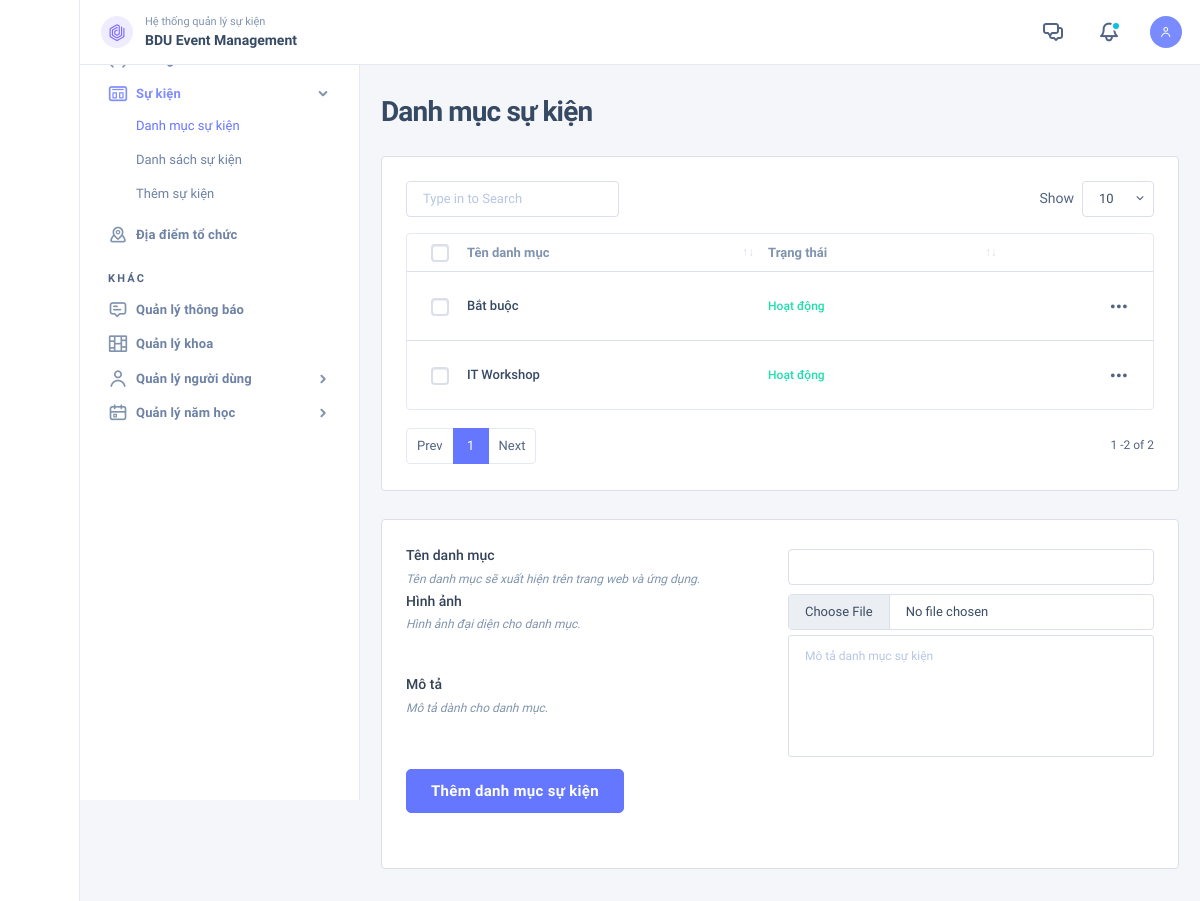
Screenshot of /qlsk/categories.php (signed in) with the database file from the repository.
### tables this page shows
CREATE TABLE `loaisukien` (
  `MaLoai` int(11) NOT NULL,
  `TenLoai` varchar(500) DEFAULT NULL,
  `MoTa` varchar(5000) DEFAULT NULL,
  `HinhAnh` varchar(1000) DEFAULT NULL,
  `TrangThai` bit(1) DEFAULT NULL
);

### qlsk/categories.php (the view, shortened to what this page needs)
<?php include 'shared/header.php' ?>
    <div class="nk-content ">
        <div class="container-fluid">
            <div class="nk-content-inner">
                <div class="nk-content-body">
                    <div class="nk-block-head nk-block-head-sm">
                        <div class="nk-block-between">
                            <div class="nk-block-head-content">
                                <h3 class="nk-block-title page-title">Danh mục sự kiện</h3>
                            </div>
                        </div>
                    </div>
                    <div class="nk-block">
                        <div class="row g-gs flex-row-reverse">
                            <div class="col-xxl-7">
                                <div class="card card-bordered card-preview">
                                    <div class="card-inner">
                                        <table id="cate-list-table" class="datatable-init nk-tb-list nk-tb-ulist " data-export-title="Export" data-auto-responsive="false">
                                            <thead>
                                            <tr class="nk-tb-item nk-tb-head">
                                                <th class="nk-tb-col nk-tb-col-check">
                                                    <div class="custom-control custom-control-sm custom-checkbox notext">
                                                    </div>
                                                </th>
                                                <th class="nk-tb-col"><span class="sub-text">Tên danh mục</span></th>
                                                <th class="nk-tb-col tb-col-md"><span class="sub-text">Trạng thái</span></th>
                                                <th class="nk-tb-col nk-tb-col-tools text-end">
                                                </th>
                                            </tr>
                                            </thead>
                                            <tbody>
                                            <?php
                                            include 'core/connector.php';
                                            $get_cates = $conn->query("SELECT * FROM loaisukien");
                                            while ($row = $get_cates->fetch_assoc()) {
                                                ?>
                                                <tr class="nk-tb-item">
                                                    <td class="nk-tb-col nk-tb-col-check">
                                                        <div class="custom-control custom-control-sm custom-checkbox notext">
                                                        </div>
                                                    </td>
                                                    <td class="nk-tb-col">
                                                        <div class="user-card">
                                                            <div class="user-info">
                                                                <span class="tb-lead"><?php echo $row['TenLoai'] ?><span class="dot dot-success d-md-none ms-1"></span></span>
                                                            </div>
                                                        </div>
                                                    </td>
                                                    <td class="nk-tb-col tb-col-md">
                                                        <span class="tb-status text-<?php echo $row['TrangThai'] == 1 ? 'success' : 'danger' ?>"><?php echo $row['TrangThai'] == 1 ? 'Hoạt động' : 'Không hoạt động' ?></span>
                                                    </td>
                                                    <td class="nk-tb-col nk-tb-col-tools">
                                                        <ul class="nk-tb-actions gx-1">
                                                            <li>
                                                                <div class="drodown">
                                                                    <a href="#" class="dropdown-toggle btn btn-icon btn-trigger" data-bs-toggle="dropdown"><em class="icon ni ni-more-h"></em></a>
                                                                </div>
                                                            </li>
                                                        </ul>
                                                    </td>
                                                </tr>
                                            <?php } ?>
                                            </tbody>
                                        </table>
                                    </div>
                                </div>
                            </div>
                            <div class="col-xxl-5" style="height: 350px">
                                <div class="card card-bordered h-100">
                                    <div class="card-inner">
                                        <form id="cate-info-form">
                                            <div class="row g-3 align-center">
                                                <div class="col-md-6">
                                                    <div class="form-group">
                                                        <label class="form-label" for="cate-name">Tên danh mục</label>
                                                        <span class="form-note">Tên danh mục sẽ xuất hiện trên trang web và ứng dụng.</span>
                                                    </div>
                                                </div>
                                                <div class="col-md-6">
                                                    <div class="form-group">
                                                        <div class="form-control-wrap">
                                                            <input type="text" class="form-control" id="cate-name" required name="cate-name">
                                                        </div>
                                                    </div>
                                                </div>
                                            </div>
                                            <div class="row g-3 align-center">
                                                <div class="col-md-6">
                                                    <div class="form-group">
                                                        <label class="form-label" for="slug">Hình ảnh</label>
                                                        <span class="form-note">Hình ảnh đại diện cho danh mục.</span>
                                                    </div>
                                                </div>
                                                <div class="col-md-6">
                                                    <div class="form-group">
                                                        <div class="form-control-wrap">
                                                            <input type="file" class="form-control" id="cate-image" accept="image/jpeg, image/png" required name="cate-image">
                                                        </div>
                                                    </div>
                                                </div>
                                            </div>
                                            <div class="row g-3 align-center">
                                                <div class="col-md-6">
                                                    <div class="form-group">
                                                        <label class="form-label" for="addDescription">Mô tả</label>
                                                        <span class="form-note">Mô tả dành cho danh mục.</span>
                                                    </div>
                                                </div>
                                                <div class="col-md-6">
                                                    <div class="form-control-wrap">
                                                        <textarea class="form-control form-control-sm no-resize"  required id="cate-desc" name="cate-desc"  placeholder="Mô tả danh mục sự kiện"></textarea>
                                                    </div>
                                                </div>
                                            </div>
                                            <div class="row g-3">
                                                <div class="col-12">
                                                    <div class="form-group mt-2">
                                                        <button type="submit" class="btn btn-lg btn-primary">Thêm danh mục sự kiện</button>
                                                    </div>
                                                </div>
                                            </div>
                                        </form>
                                    </div>
                                </div>
                            </div>
                        </div>
                    </div>
                </div>
            </div>
        </div>
    </div>
<?php include 'shared/footer.php' ?>

### rows the page displays
loaisukien: TenLoai "Bắt buộc", TrangThai "Hoạt động"
loaisukien: TenLoai "IT Workshop", TrangThai "Hoạt động"
